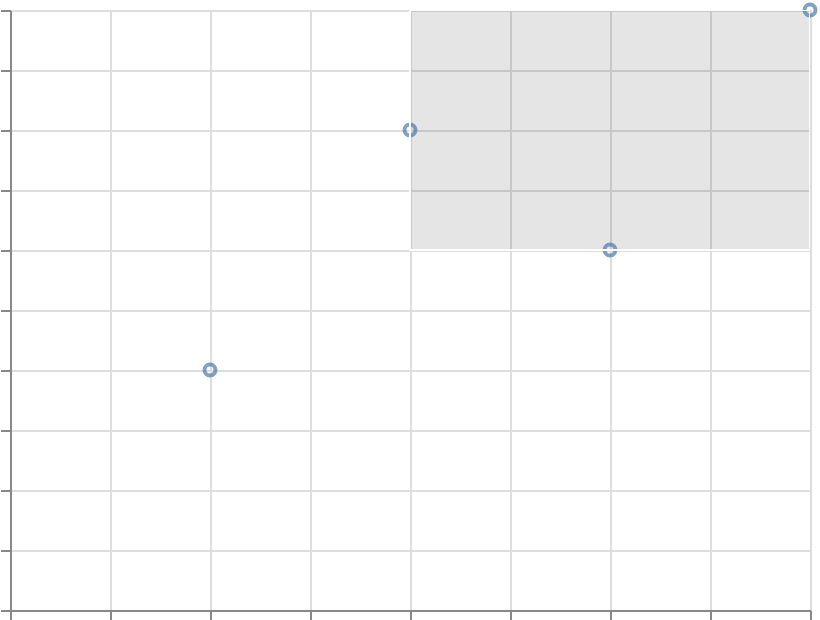

Source (Vega-Lite JSON):
### Vega-Lite specification from a JSON file in a GitHub repository (floating-point values rounded to 4 significant figures)
{"$schema": "https://vega.github.io/schema/vega-lite/v6.json", "width": 400, "height": 300, "padding": 5, "autosize": "none", "params": [{"name": "brush", "select": {"type": "interval"}, "value": {"x": [2, 4], "y": [3, 5]}}], "data": {"name": "table", "values": [{"x": 1, "y": 2}, {"x": 2, "y": 4}, {"x": 3, "y": 3}, {"x": 4, "y": 5}]}, "mark": "point", "encoding": {"x": {"field": "x", "type": "quantitative"}, "y": {"field": "y", "type": "quantitative"}}}
